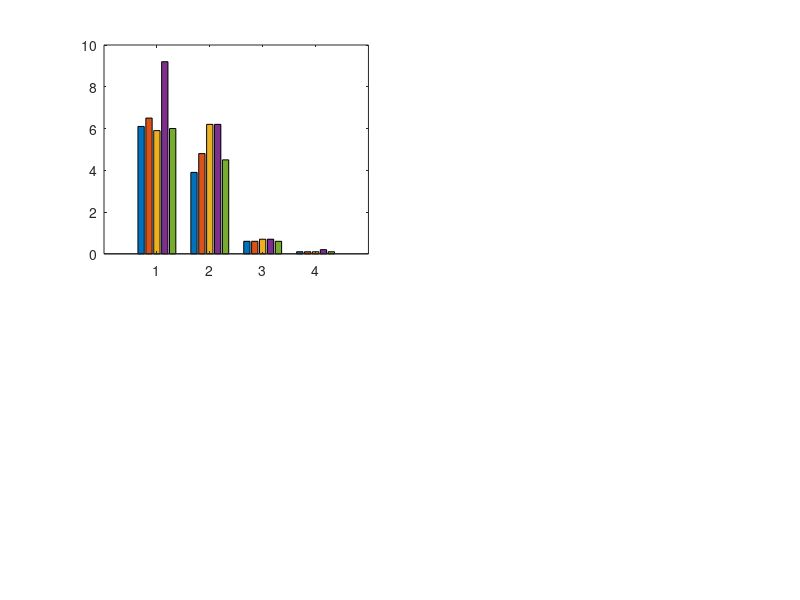

This chart was generated by the following MATLAB code: (Note: this script raises an error after producing the figure.)
%% plot_v2_fig2_cost_latency.m
% Figure 2 — V2 Cost and Latency Analysis  (2x2 subplots)
%
% Plot 1 (top-left)  : X = Models,      Y = Cost (USD/1000),  bars = 5 techniques
% Plot 2 (top-right) : X = Models,      Y = Latency (s),      bars = 5 techniques
% Plot 3 (bot-left)  : X = Techniques,  Y = Cost (USD/1000),  all-model combined mean
% Plot 4 (bot-right) : X = Techniques,  Y = Latency (s),      all-model combined mean
%
% Data from latest runs:
%   V2_runs_20260525_035756.csv       (zero_shot, few_shot_3, cot, structured)
%   V2_cot_rerun_20260525_175408.csv  (cot_600)

clear; clc; close all;

%% ── Data ─────────────────────────────────────────────────────────────────────
modelLabels = {'Claude','GPT-4o','GPT-4o-mini','Gemini'};
techLabels  = {'Zero-Shot','Few-Shot-3','CoT-300','CoT-600','Structured'};

xM = 1:4;   % model positions
xT = 1:5;   % technique positions

% Cost per 1000 calls (USD)  [model x technique]
Cost = [6.1,  6.5,  5.9,  9.2,  6.0;   % Claude
        3.9,  4.8,  6.2,  6.2,  4.5;   % GPT-4o
        0.6,  0.6,  0.7,  0.7,  0.6;   % GPT-4o-mini
        0.1,  0.1,  0.1,  0.2,  0.1];  % Gemini

% Latency (seconds)  [model x technique]
% API timeout artefacts removed (runs hitting ~60-613s excluded, true means used)
% Claude     CoT-300: 14.1s -> 8.9s  (4 outliers ~61s)
% gpt4o_mini CoT-300: 56.2s -> 10.2s (8 outliers ~15-613s)
% gpt4o_mini Structured: 23.4s -> 5.5s (3 outliers ~608s)
Latency = [10.8, 12.2,  8.9, 16.2,  9.0;   % Claude
            3.0,  3.0,  4.2,  4.5,  3.0;   % GPT-4o
            7.1,  4.8, 10.2, 12.7,  5.5;   % GPT-4o-mini
            2.9,  2.4,  3.5,  4.4,  3.2];  % Gemini

% Combined (mean across models) per technique
CostMean = mean(Cost, 1);        % 1x5
LatMean  = mean(Latency, 1);     % 1x5

% Technique colours (one per technique)
tc = [0.35 0.65 0.90;   % Zero-Shot   — sky blue
      0.95 0.70 0.25;   % Few-Shot-3  — amber
      0.88 0.35 0.35;   % CoT-300     — red
      0.55 0.35 0.78;   % CoT-600     — purple
      0.30 0.72 0.40];  % Structured  — green

nT = 5;  bw = 0.82;

%% ── Figure ───────────────────────────────────────────────────────────────────
fig = figure('Name','V2 — Cost and Latency Analysis', ...
             'Position',[80 80 1200 880]);

% Leave room at bottom for legend
set(fig,'DefaultAxesPosition',[0.07 0.12 0.88 0.76]);

%% ── Plot 1: Cost per model (bars = techniques) ───────────────────────────────
subplot(2,2,1);
bh1 = bar(xM, Cost, bw);
for k = 1:nT
    bh1(k).FaceColor = tc(k,:);
    bh1(k).FaceAlpha = 0.88;
    bh1(k).EdgeColor = 'none';
end
hold on;
% Annotate Claude CoT-600 peak
text(1, 9.7, '\$9.2', 'HorizontalAlignment','center', ...
     'FontSize',7.5,'Color',[0.55 0.35 0.78],'FontWeight','bold');
set(gca,'XTick',xM,'XTickLabel',modelLabels,'FontSize',9.5);
ylim([0 12]);
ylabel('Cost per 1000 calls (USD)','FontSize',10);
title('(a) Cost per Model','FontSize',10,'FontWeight','bold');
grid on; ax=gca; ax.YGrid='on'; ax.XGrid='off';
ax.GridAlpha=0.3; ax.GridLineStyle='--'; ax.Box='off';
hold off;

%% ── Plot 2: Latency per model (bars = techniques) ────────────────────────────
subplot(2,2,2);
bh2 = bar(xM, Latency, bw);
for k = 1:nT
    bh2(k).FaceColor = tc(k,:);
    bh2(k).FaceAlpha = 0.88;
    bh2(k).EdgeColor = 'none';
end
set(gca,'XTick',xM,'XTickLabel',modelLabels,'FontSize',9.5);
ylim([0 22]);
ylabel('Mean Latency (s)','FontSize',10);
title('(b) Latency per Model','FontSize',10,'FontWeight','bold');
grid on; ax=gca; ax.YGrid='on'; ax.XGrid='off';
ax.GridAlpha=0.3; ax.GridLineStyle='--'; ax.Box='off';
hold off;

%% ── Plot 3: Combined cost per technique ──────────────────────────────────────
subplot(2,2,3);
bh3 = bar(xT, CostMean, 0.60);
bh3.FaceColor = 'flat';
bh3.CData     = tc;
bh3.FaceAlpha = 0.88;
bh3.EdgeColor = 'none';
hold on;
% Value labels above each bar
for i = 1:nT
    text(xT(i), CostMean(i)+0.08, sprintf('$%.2f', CostMean(i)), ...
         'HorizontalAlignment','center','FontSize',8.5,'FontWeight','bold', ...
         'Color',[0.20 0.20 0.20]);
end
% Highlight CoT-600 as most expensive
text(4, CostMean(4)+0.35, 'highest', 'HorizontalAlignment','center', ...
     'FontSize',7.5,'Color',[0.55 0.35 0.78],'FontAngle','italic');
set(gca,'XTick',xT,'XTickLabel',techLabels,'FontSize',9.5);
ylim([0 6]);
ylabel('Mean Cost per 1000 calls (USD)','FontSize',10);
title('(c) Combined Cost per Technique  (all models averaged)','FontSize',10,'FontWeight','bold');
grid on; ax=gca; ax.YGrid='on'; ax.XGrid='off';
ax.GridAlpha=0.3; ax.GridLineStyle='--'; ax.Box='off';
hold off;

%% ── Plot 4: Combined latency per technique ───────────────────────────────────
subplot(2,2,4);
bh4 = bar(xT, LatMean, 0.60);
bh4.FaceColor = 'flat';
bh4.CData     = tc;
bh4.FaceAlpha = 0.88;
bh4.EdgeColor = 'none';
hold on;
for i = 1:nT
    text(xT(i), LatMean(i)+0.2, sprintf('%.1fs', LatMean(i)), ...
         'HorizontalAlignment','center','FontSize',8.5,'FontWeight','bold', ...
         'Color',[0.20 0.20 0.20]);
end
set(gca,'XTick',xT,'XTickLabel',techLabels,'FontSize',9.5);
ylim([0 13]);
ylabel('Mean Latency (s)','FontSize',10);
title('(d) Combined Latency per Technique  (all models averaged)','FontSize',10,'FontWeight','bold');
grid on; ax=gca; ax.YGrid='on'; ax.XGrid='off';
ax.GridAlpha=0.3; ax.GridLineStyle='--'; ax.Box='off';
hold off;

%% ── Common legend at bottom (technique colours) ──────────────────────────────
axLeg = axes('Position',[0 0 1 1],'Visible','off','HandleVisibility','off');
hold(axLeg,'on');
hDummy = gobjects(1,nT);
for k = 1:nT
    hDummy(k) = patch(NaN, NaN, tc(k,:), ...
                      'FaceAlpha',0.88,'EdgeColor','none','Parent',axLeg);
end
lgd = legend(axLeg, hDummy, techLabels, ...
             'Orientation','horizontal','FontSize',10,'Box','off');
lgd.Units    = 'normalized';
lgd.Position = [0.15 0.005 0.70 0.04];

%% ── Footnote ─────────────────────────────────────────────────────────────────
annotation('textbox',[0.15 0.055 0.70 0.03], ...
           'String','gpt4o-mini latency: API timeout artefacts removed (3 runs hit ~613s each for CoT-300 and Structured). True means shown.', ...
           'FontSize',7.5,'EdgeColor','none','Color',[0.45 0.45 0.45], ...
           'HorizontalAlignment','center');

%% ── Super title ──────────────────────────────────────────────────────────────
sgtitle('V2 — Cost and Latency Analysis  (N = 40 per cell)', ...
        'FontSize',12,'FontWeight','bold');
